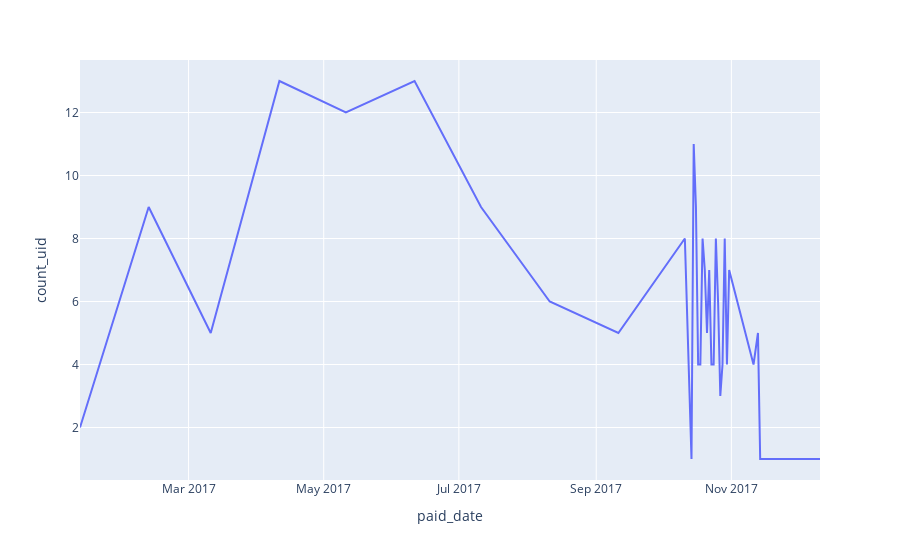

Notebook code cell kept with this figure:
### Code cell
px.line(df_paid_date_1, x="paid_date", y="count_uid")

### Figure 1 — Plotly figure (JSON) as saved in the notebook; plotly's stock layout.template omitted (floating-point values rounded to 4 significant figures)
{"data": [{"hovertemplate": "paid_date=%{x}<br>count_uid=%{y}<extra></extra>", "legendgroup": "", "line": {"color": "#636efa", "dash": "solid"}, "mode": "lines", "name": "", "orientation": "v", "showlegend": false, "type": "scatter", "x": ["2017-01-11T00:00:00", "2017-02-11T00:00:00", "2017-03-11T00:00:00", "2017-04-11T00:00:00", "2017-05-11T00:00:00", "2017-06-11T00:00:00", "2017-07-11T00:00:00", "2017-08-11T00:00:00", "2017-09-11T00:00:00", "2017-10-11T00:00:00", "2017-10-14T00:00:00", "2017-10-15T00:00:00", "2017-10-16T00:00:00", "2017-10-17T00:00:00", "2017-10-18T00:00:00", "2017-10-19T00:00:00", "2017-10-20T00:00:00", "2017-10-21T00:00:00", "2017-10-22T00:00:00", "2017-10-23T00:00:00", "2017-10-24T00:00:00", "2017-10-25T00:00:00", "2017-10-26T00:00:00", "2017-10-27T00:00:00", "2017-10-28T00:00:00", "2017-10-29T00:00:00", "2017-10-30T00:00:00", "2017-10-31T00:00:00", "2017-11-11T00:00:00", "2017-11-13T00:00:00", "2017-11-14T00:00:00", "2017-11-15T00:00:00", "2017-12-11T00:00:00"], "xaxis": "x", "y": [2, 9, 5, 13, 12, 13, 9, 6, 5, 8, 1, 11, 9, 4, 4, 8, 7, 5, 7, 4, 4, 8, 6, 3, 4, 8, 4, 7, 4, 5, 1, 1, 1], "yaxis": "y"}], "layout": {"legend": {"tracegroupgap": 0}, "margin": {"t": 60}, "xaxis": {"anchor": "y", "domain": [0, 1], "title": {"text": "paid_date"}}, "yaxis": {"anchor": "x", "domain": [0, 1], "title": {"text": "count_uid"}}}}
